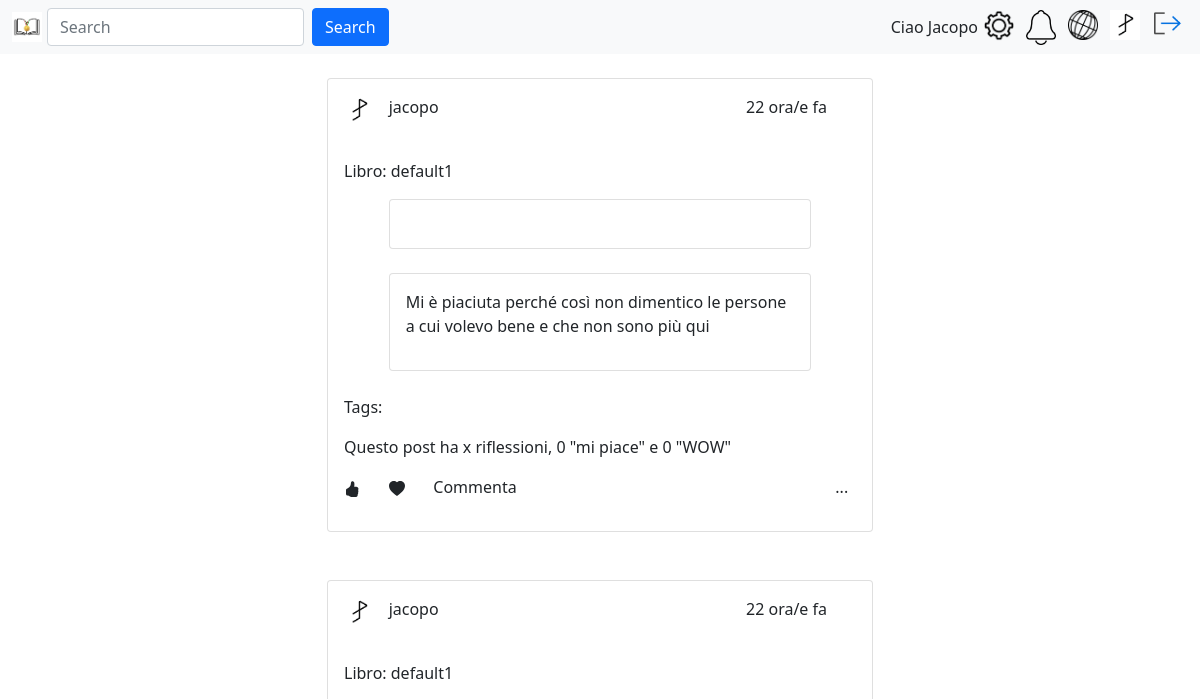
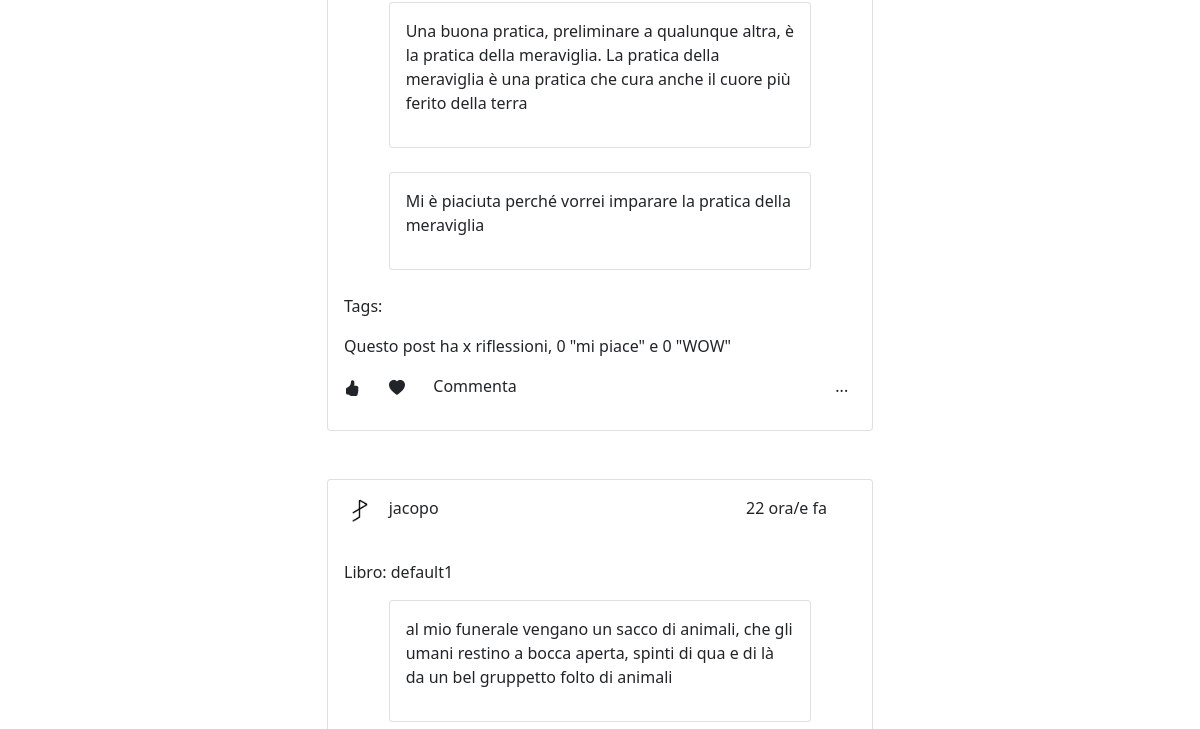
Page /landingPage.php (signed in, upper part) on the earlier database version (2 pictures, top to bottom).
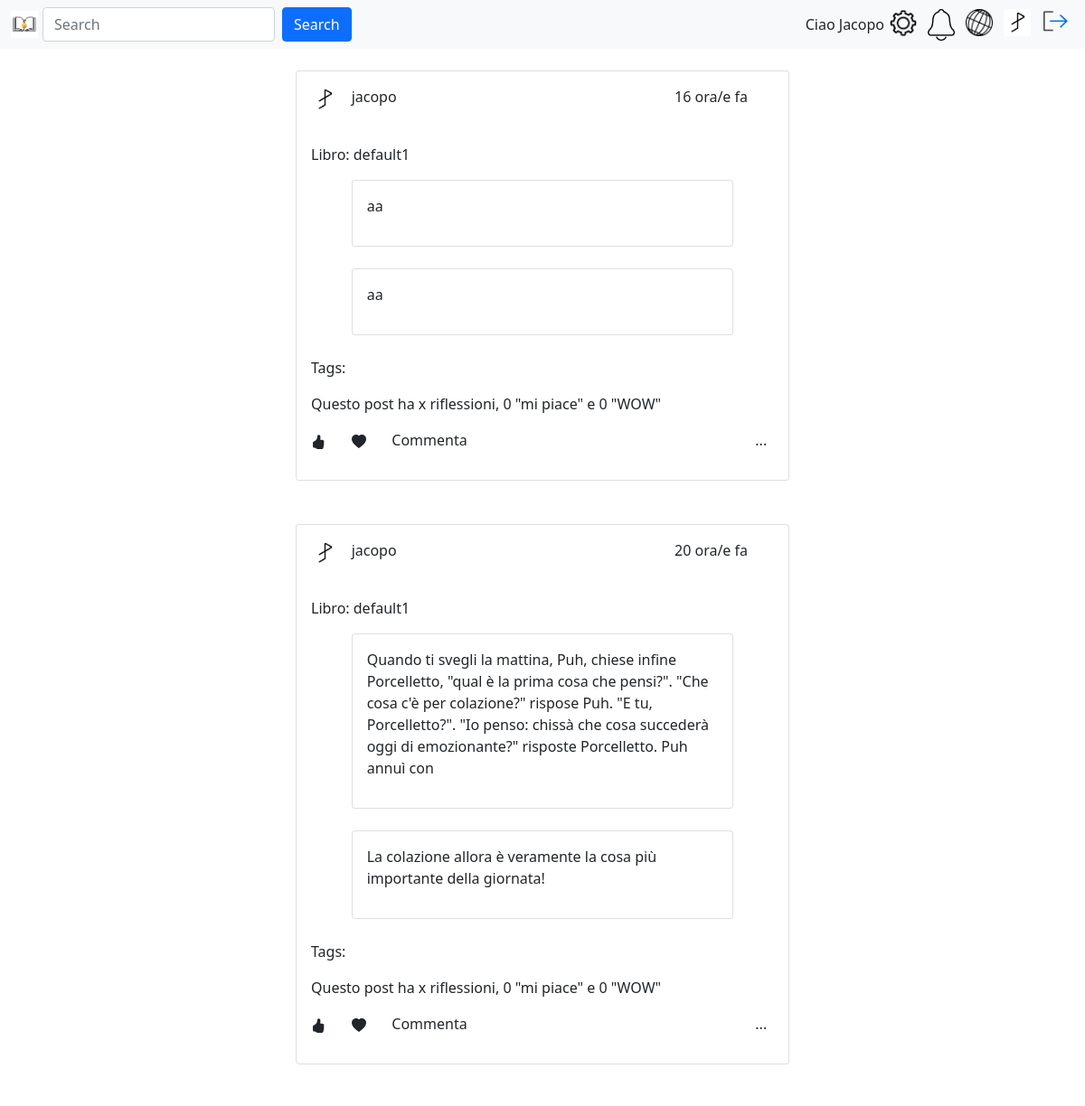
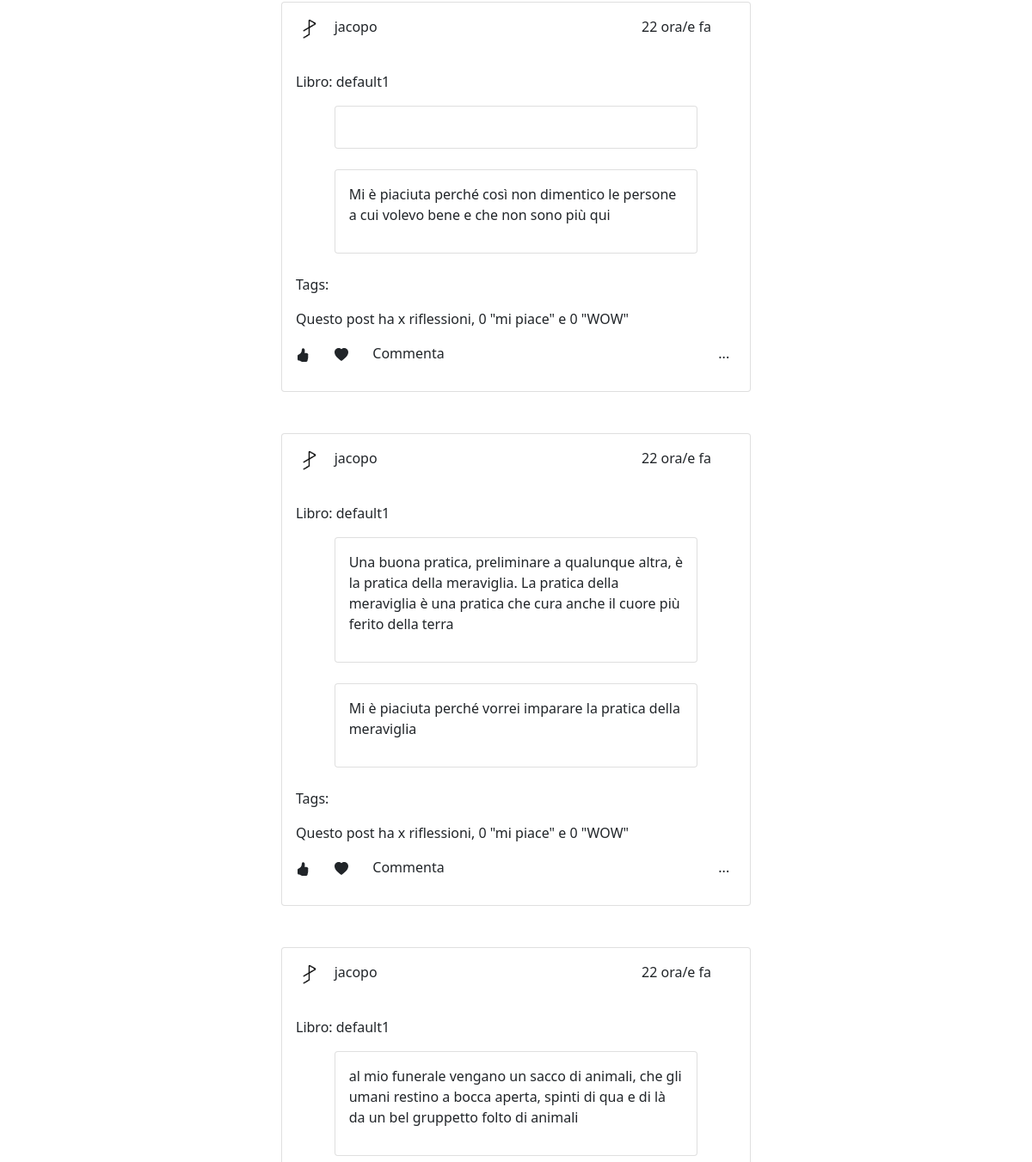
Same page on the later database version (2 pictures, top to bottom).
### tables this page shows
CREATE TABLE `utente` (
  `id` int(8) NOT NULL AUTO_INCREMENT,
  `username` varchar(80) NOT NULL,
  `email` varchar(80) NOT NULL,
  `pwd` varchar(120) NOT NULL,
  `immagineProfilo` varchar(255) NOT NULL,
  `isAdmin` char(1) NOT NULL,
  `descrizione` varchar(150) DEFAULT NULL,
  `stato` char(1) NOT NULL,
  `numeroFollow` int(8) NOT NULL,
  PRIMARY KEY (`id`)
);

CREATE TABLE `post` (
  `utenteId` int(8) NOT NULL,
  `dataOra` datetime NOT NULL,
  `citazioneTestuale` varchar(255) DEFAULT NULL,
  `fotoCitazione` varchar(127) DEFAULT NULL,
  `riflessione` varchar(2047) NOT NULL,
  `counterMiPiace` decimal(6,0) NOT NULL,
  `counterAdoro` decimal(6,0) NOT NULL,
  `libroId` int(8) NOT NULL,
  PRIMARY KEY (`utenteId`,`dataOra`),
  UNIQUE KEY `ID_POST_IND` (`utenteId`,`dataOra`),
  KEY `REF_POST_LIBRO_IND` (`libroId`)
);

CREATE TABLE `libro` (
  `id` int(8) NOT NULL,
  `titolo` varchar(255) NOT NULL,
  PRIMARY KEY (`id`),
  UNIQUE KEY `ID_LIBRO_IND` (`id`)
);

### include/login.model.php (called while the page is built, shortened)
<?php
require_once 'config.php';
function getDbImageName(string $username){
    global $conn;
    $sql = "SELECT immagineProfilo FROM utente WHERE username = ?";
    $stmt = $conn->prepare($sql);
    $stmt->bind_param("s", $username);
    $stmt->execute();
    $result = $stmt->get_result();
    return $result->fetch_assoc()['immagineProfilo'];
}
?>

### include/login.controller.php (called while the page is built, shortened)
<?php
function getUserImage(string $username){
    $defaultProfileImage = "images/users/default.png";
    $image = "images/users/" . getDbImageName($username);
    try {
        if (is_file($image) && (getimagesize($image) !== false)) {
                return $image;
            }
    }
    catch (Exception $e) {
        echo '<script>';
        echo 'console.log("Errore nel reperire l\'immagine del profilo utente da db");';
        echo '</script>';
        }
    return $defaultProfileImage;
}
?>

### include/post.php (called while the page is built, shortened)
<?php
require_once 'config.php';
class Post {
    private $conn;
    public function __construct($conn) {
        $this->conn = $conn;
    }
    public function getPost() {
        $stmt = $this->conn->prepare("SELECT u.immagineProfilo, u.username, p.dataOra, p.citazioneTestuale, p.fotoCitazione, p.riflessione, p.counterMiPiace, p.counterAdoro, l.titolo
                                FROM post p, utente u, libro l WHERE p.utenteId = u.id AND p.libroId = l.id ORDER BY p.dataOra DESC");
        $stmt->execute();
        $result = $stmt->get_result();
        return $result->fetch_all(MYSQLI_ASSOC);
    }
}
function time_elapsed_string($datetime, $full = false) {
    $now = new DateTime;
    $ago = new DateTime($datetime);
    $diff = $now->diff($ago);
    $diff->w = floor($diff->d / 7);
    $diff->d -= $diff->w * 7;
    $string = array(
        'y' => 'anno/i',
        'm' => 'mese/i',
        'w' => 'settimana/e',
        'd' => 'giorno/i',
        'h' => 'ora/e',
        'i' => 'minuto/i',
        's' => 'secondo/i',
    );
    foreach ($string as $k => &$v) {
        if ($diff->$k) {
            $v = $diff->$k . ' ' . $v;
        } else {
            unset($string[$k]);
        }
    }
    if (!$full) {
        $string = array_slice($string, 0, 1);
    }
    return count($string) > 0 ? implode(', ', $string) . ' fa' : 'ora';
}
$post = new Post($conn);
$posts = $post->getPost();
?>

### landingPage.php (the view, shortened to what this page needs)
<?php
require_once 'include/post.php';
?>
<!DOCTYPE html>
<html lang="it">
<head>
    <link href="https://cdn.jsdelivr.net/npm/bootstrap@5.1.3/dist/css/bootstrap.min.css" rel="stylesheet"
>
    <link rel="stylesheet" type="text/css" href="css/landingPage.css">
</head>
<body>
  <?php require('navbarSelect.php'); ?>
<main class="container">
    <?php foreach ($posts as $post): ?>
      <br/>
        <div class="row">
            <div class="col-md-3">
            </div>
            <div class="col-md-6">
                <div class="card">
                    <div class="card-body">
                        <div class="row">
                            <div class="col-md-1 post">
                                <a href=<?php echo "profilePage.php?id=" . $post["username"] ?> >
                                <img src=<?php echo getUserImage($post["username"]); ?> alt="Immagine Profilo"> </a>
                            </div>
                            <div class="col-md-8">
                                <p><?php echo $post['username']; ?></p>
                            </div>
                            <div class="col-md-3">
                              <p><?php echo time_elapsed_string($post['dataOra']); ?></p>
                            </div>
                        </div>
                        <br/>
                        <div class="row">
                            <p>Libro: <?php echo $post['titolo']; ?></p>
                        </div>
                        <div class="row">
                            <div class="col-md-1">
                            </div>
                            <div class="col-md-10">
                                <div class="card">
                                    <div class="card-body">
                                        <p><?php echo $post['citazioneTestuale']; ?></p>
                                    </div>
                                </div>
                            </div>
                            <div class="col-md-1">
                            </div>
                        </div>
                        <br/>
                        <div class="row">
                            <div class="col-md-1">
                            </div>
                            <div class="col-md-10">
                                <div class="card">
                                    <div class="card-body">
                                        <p><?php echo $post['riflessione']; ?></p>
                                    </div>
                                </div>
                            </div>
                            <div class="col-md-1">
                            </div>
                        </div>
                        <br/>
                        <div class="row">
                            <p>Tags:</p>
                        </div>
                        <div class="row">
                            <p>Questo post ha x riflessioni, <?php echo $post['counterMiPiace']; ?> "mi piace" e <?php echo $post['counterAdoro']; ?> "WOW"</p>
                        </div>
                        <div class="row">
                            <div class="col-md-1">
                            </div>
                            <div class="col-md-1">
                                <svg xmlns="http://www.w3.org/2000/svg" width="16" height="16" fill="currentColor"
                                     class="bi bi-heart-fill" viewBox="0 0 16 16">
                                    <path fill-rule="evenodd"
                                          d="M8 1.314C12.438-3.248 23.534 4.735 8 15-7.534 4.736 3.562-3.248 8 1.314"/>
                                </svg>
                            </div>
                            <div class="col-md-9">
                                <p>Commenta</p>
                            </div>
                            <div class="col-md-1">
                                <p>...</p>
                            </div>
                        </div>
                    </div>
                </div>
            </div>
            <div class="col-md-3">
            </div>
        </div>
        <br/>
    <?php endforeach; ?>
</main>
</body>
</html>

### navbarSelect.php
<?php
function isMobile() {
  return preg_match('/(Android|iPhone|iPad|iPod|Windows Phone)/i', $_SERVER['HTTP_USER_AGENT']);
}
if  (isMobile()) {
  include('navbarTel.php');
} else {
  include('navbar.php');
}
?>

### navbar.php
<?php
include_once("include/login.controller.php");
include_once("include/login.model.php");
?>
<header>
    <nav class="navbar navbar-expand navbar-light bg-light">
        <div class="container-fluid">
            <a href="landingPage.php"> <img id="logo" src="images/logoLetturePremiateSmall.jpg" alt="Logo con libro e medaglia"> </a>
            <form class="d-flex me-auto">
                <input class="form-control me-2" type="search" placeholder="Search" aria-label="Search">
                <button class="btn btn-primary" type="submit">Search</button>
            </form>
          <div id="username" class="d-flex"><?php echo "Ciao " . ucfirst($_SESSION["username"]);?></div>
          <div class="d-flex" id="navbarSupportedContent">
            <ul class="navbar-nav">
              <li class="nav-item">
                <a href="settingPage.php"><img src="images/settingLogo.png" alt="Impostazioni"></a>
              </li>
              <li class="nav-item">
                <img src="images/notifyLogo.png" alt="Notifiche">
              </li>
              <li class="nav-item dropdown">
                <img src="images/discoveryLogo.png" alt="Scopri">
              </li>
              <li class="nav-item">
                <a href="profilePage.php"><img src=<?php echo getUserImage($_SESSION["username"]); ?> alt="Immagine Profilo"> </a>
              </li>
                <li class="nav-item">
                <a href="logout.php"><img src="images/log-out.png" alt="Logout"></a>
              </li>
            </ul>
          </div>
        </div>
      </nav>
</header>

### css/landingPage.css (style rules this page uses)
#logo { width: 30px; height: auto; margin-right: 5px; }
#navbarSupportedContent img { width: 30px; height: auto; margin: 0 6px; }
.post img { width: 30px; height: auto; }
.post { margin: 0; }

Differences in the rows shown:
added post: utenteId.immagineProfilo (picture), utenteId.username "jacopo", dataOra "16 ora/e fa", libroId.titolo "default1", citazioneTestuale "aa", riflessione "aa", counterMiPiace "0", counterAdoro "0"
added post: utenteId.immagineProfilo (picture), utenteId.username "jacopo", dataOra "20 ora/e fa", libroId.titolo "default1", citazioneTestuale "Quando ti svegli la mattina, Puh, chiese infine Porcelletto, \"qual è la prima cosa che pensi?\". \"Che cosa c'è per colazione?\" rispose Puh. \"E tu, Porcelletto?\". \"Io penso: chissà che cosa succederà oggi di emozionante?\" risposte Porcelletto. Puh annuì con", riflessione "La colazione allora è veramente la cosa più importante della giornata!", counterMiPiace "0", counterAdoro "0"
